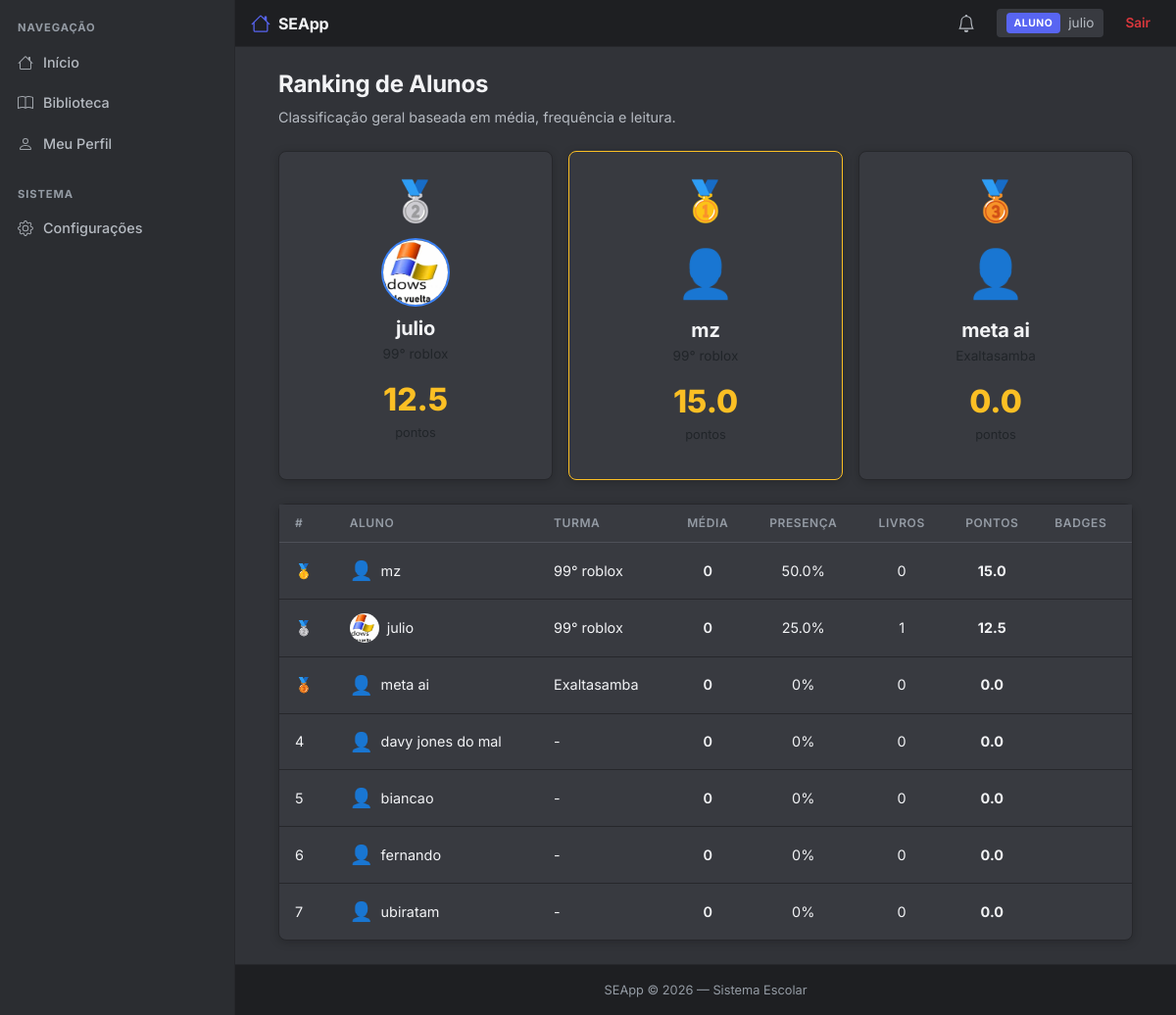
The page /ranking (signed in) on the database its author committed.
### app/models/usuario.py (models this page shows, shortened)
class Usuario(db.Model):
    __tablename__ = 'usuarios'
    id = db.Column(db.Integer, primary_key=True)
    nome = db.Column(db.String(100), nullable=False)
    email = db.Column(db.String(120), unique=True, nullable=False)
    senha = db.Column(db.String(255), nullable=False)
    tipo = db.Column(db.String(20), nullable=False, default='aluno')
    foto = db.Column(db.String(200), nullable=True)
    criado_em = db.Column(db.DateTime, default=datetime.utcnow)
    @property
    def senha_criptografada(self):
        return self.senha

### app/models/aluno.py (models this page shows, shortened)
class Aluno(db.Model):
    __tablename__ = 'alunos'
    id = db.Column(db.Integer, primary_key=True)
    usuario_id = db.Column(db.Integer, db.ForeignKey('usuarios.id'), unique=True, nullable=False)
    matricula = db.Column(db.String(50), unique=True, nullable=False)
    data_nascimento = db.Column(db.Date, nullable=True)
    serie = db.Column(db.String(20), nullable=True)
    turma = db.Column(db.String(20), nullable=True)
    telefone = db.Column(db.String(20), nullable=True)
    responsaveis = db.Column(db.Text, nullable=True)  # JSON string
    notas = db.Column(db.Text, nullable=True)  # JSON string
    usuario = db.relationship('Usuario', backref='aluno_rel', uselist=False, lazy=True)

### app/routes/gamificacao.py (the view)
@gamificacao_bp.route("/ranking")
def ranking():
    if 'usuario_id' not in session:
        return redirect(url_for('auth.login'))
    alunos = Aluno.query.all()
    ranking = []
    for aluno in alunos:
        notas = json.loads(aluno.notas) if aluno.notas else []
        disciplinas = set(n["disciplina"] for n in notas)
        medias = []
        for d in disciplinas:
            notas_d = [n["nota"] for n in notas if n["disciplina"] == d]
            if len(notas_d) == 4:
                medias.append(sum(notas_d) / 4)
        media_geral = round(sum(medias) / len(medias), 2) if medias else 0
        freq = Frequencia.query.filter_by(aluno_id=aluno.id).all()
        total = len(freq)
        presentes = len([f for f in freq if f.status == "presente"])
        percentual_presenca = round((presentes / total) * 100, 1) if total > 0 else 0
        livros_emprestados = Livro.query.filter(
            Livro.emprestado_para.isnot(None),
            db.func.lower(Livro.emprestado_para) == aluno.usuario.nome.lower() if aluno.usuario else False
        ).count() if aluno.usuario else 0
        pontos = 0
        if media_geral > 0:
            pontos += (media_geral / 10) * 50
        pontos += (percentual_presenca / 100) * 30
        pontos += min(livros_emprestados * 5, 20)
        pontos = round(pontos, 1)
        badges = []
        if media_geral >= 9:
            badges.append({"emoji": "🏆", "nome": "Excelência Acadêmica"})
        if percentual_presenca >= 95:
            badges.append({"emoji": "🎯", "nome": "Presença Perfeita"})
        if livros_emprestados >= 5:
            badges.append({"emoji": "📚", "nome": "Leitor Dedicado"})
        if media_geral >= 7 and percentual_presenca >= 85:
            badges.append({"emoji": "⭐", "nome": "Aluno Destaque"})
        ranking.append({
            "id": aluno.id,
            "nome": aluno.usuario.nome if aluno.usuario else "Sem nome",
            "turma": aluno.turma,
            "foto": aluno.usuario.foto if aluno.usuario else None,
            "media": media_geral,
            "presenca": percentual_presenca,
            "livros": livros_emprestados,
            "pontos": pontos,
            "badges": badges
        })
    ranking = sorted(ranking, key=lambda x: x["pontos"], reverse=True)
    for i, r in enumerate(ranking, 1):
        r["posicao"] = i
    posicao_aluno = None
    if is_aluno():
        usuario_id = session.get('usuario_id')
        aluno_logado = Aluno.query.filter_by(usuario_id=usuario_id).first()
        if aluno_logado:
            for r in ranking:
                if r["id"] == aluno_logado.id:
                    posicao_aluno = r["posicao"]
                    break
    return render_template("gamificacao/ranking.html", ranking=ranking, posicao_aluno=posicao_aluno)

### app/routes/gamificacao.py (called while the page is built)
def is_aluno():
    return session.get("tipo") == "aluno"

### templates/gamificacao/ranking.html (shortened to what this page needs)
{% extends 'base.html' %}
{% block content %}
<div class="container">
    <div class="mb-4">
        <h1>Ranking de Alunos</h1>
        <p class="text-secondary mb-0" style="font-size: 0.9rem;">Classificação geral baseada em média, frequência e leitura.</p>
    </div>
    {% if ranking|length >= 3 %}
    <div class="row g-3 mb-4 justify-content-center">
        {% for pos in [2, 1, 3] %}
        {% set aluno = ranking[pos - 1] %}
        <div class="col-md-4">
            <div class="card text-center h-100" style="{% if pos == 1 %}border-color: #FBBF24 !important;{% endif %}">
                <div class="card-body">
                    <div style="font-size: 2.5rem; margin-bottom: 8px;">
                        {% if pos == 1 %}🥇{% elif pos == 2 %}🥈{% else %}🥉{% endif %}
                    </div>
                    {% if aluno.foto %}
                    <img src="{{ url_for('static', filename=aluno.foto) }}" style="width: 70px; height: 70px; object-fit: cover; border-radius: 50%; border: 2px solid #3B82F6; margin-bottom: 10px;">
                    {% else %}
                    <div style="font-size: 3rem; color: #6B7280; margin-bottom: 10px;">👤</div>
                    {% endif %}
                    <h5 style="margin-bottom: 4px;">{{ aluno.nome }}</h5>
                    <p style="color: var(--text-muted); font-size: 0.85rem; margin-bottom: 12px;">{{ aluno.turma or 'Sem turma' }}</p>
                    <div style="font-size: 2rem; font-weight: 800; color: #FBBF24;">{{ aluno.pontos }}</div>
                    <div style="color: var(--text-dim); font-size: 0.8rem;">pontos</div>
                </div>
            </div>
        </div>
        {% endfor %}
    </div>
    {% endif %}
    <div class="card">
        <div class="card-body p-0">
            <table class="table table-hover mb-0">
                <thead>
                    <tr>
                        <th>#</th>
                        <th>Aluno</th>
                        <th>Turma</th>
                        <th style="text-align: center;">Média</th>
                        <th style="text-align: center;">Presença</th>
                        <th style="text-align: center;">Livros</th>
                        <th style="text-align: center;">Pontos</th>
                        <th>Badges</th>
                    </tr>
                </thead>
                <tbody>
                    {% for aluno in ranking %}
                    <tr>
                        <td>
                            {% if aluno.posicao == 1 %}🥇
                            {% elif aluno.posicao == 2 %}🥈
                            {% elif aluno.posicao == 3 %}🥉
                            {% else %}{{ aluno.posicao }}
                            {% endif %}
                        </td>
                        <td>
                            <div class="d-flex align-items-center gap-2">
                                {% if aluno.foto %}
                                <img src="{{ url_for('static', filename=aluno.foto) }}" style="width: 30px; height: 30px; object-fit: cover; border-radius: 50%;">
                                {% else %}
                                <span style="font-size: 1.2rem;">👤</span>
                                {% endif %}
                                {{ aluno.nome }}
                            </div>
                        </td>
                        <td>{{ aluno.turma or '-' }}</td>
                        <td style="text-align: center; color: #60A5FA; font-weight: 600;">{{ aluno.media }}</td>
                        <td style="text-align: center; color: #34D399;">{{ aluno.presenca }}%</td>
                        <td style="text-align: center; color: #FBBF24;">{{ aluno.livros }}</td>
                        <td style="text-align: center; color: #FACC15; font-weight: 700;">{{ aluno.pontos }}</td>
                        <td>
                        </td>
                    </tr>
                    {% endfor %}
                </tbody>
            </table>
        </div>
    </div>
</div>
{% endblock %}

### templates/components/topbar.html (shortened to what this page needs)
<header class="topbar">
    <a class="topbar-brand" href="{{ url_for('dashboard.index') }}">
        SEApp
    </a>
    <div class="topbar-right">
        <a href="{{ url_for('notificacoes.listar') }}" id="sinoNotificacoes" style="position: relative; display: flex; align-items: center; padding: 6px 10px; border-radius: 4px; color: var(--text-2);" onmouseover="this.style.background='var(--surface)'" onmouseout="this.style.background='transparent'">
        </a>
        <div class="topbar-user">
            <span class="topbar-badge {% if session.get('tipo') in ['admin','diretor'] %}badge-admin{% else %}badge-aluno{% endif %}">
                {{ session.get("tipo", "").upper() }}
            </span>
            <span>{{ session["usuario"] }}</span>
        </div>
        <a href="{{ url_for('auth.logout') }}" class="topbar-logout">Sair</a>
    </div>
</header>

### static/css/style.css (style rules this page uses)
:root { --bg: #313338; --bg-sidebar: #2B2D31; --bg-nav: #1E1F22; --surface: #383A40; --surface-hover: #404248; --border: #26272B; --border-2: #4E5058; --text: #F2F3F5; --text-2: #B5BAC1; --text-3: #949BA4; --primary: #5865F2; --primary-hover: #4752C4; --success: #23A55A; --success-hover: #1E8F4C; --danger: #DA373C; --danger-hover: #A12828; --warning: #F0B232; --warning-hover: #D89E2A; --radius: 8px; --radius-sm: 4px; --shadow: 0 2px 10px rgba(0,0,0,0.2); --shadow-lg: 0 8px 24px rgba(0,0,0,0.4); }
* { margin: 0; padding: 0; box-sizing: border-box; }
html, body { height: 100%; background: var(--bg); }
body { background: var(--bg); color: var(--text); font-family: "Inter", -apple-system, BlinkMacSystemFont, "Segoe UI", Roboto, sans-serif; font-size: 15px; line-height: 1.5; min-height: 100vh; display: flex; flex-direction: column; -webkit-font-smoothing: antialiased; }
.topbar { background: var(--bg-nav); border-bottom: 1px solid var(--border); padding: 8px 16px; display: flex; align-items: center; justify-content: space-between; flex-shrink: 0; height: 48px; }
.topbar-brand { font-size: 1rem; font-weight: 700; color: var(--text); letter-spacing: -0.01em; display: flex; align-items: center; gap: 8px; }
.topbar-right { display: flex; align-items: center; gap: 12px; }
.topbar-user { display: flex; align-items: center; gap: 8px; padding: 4px 10px; border-radius: var(--radius-sm); background: var(--surface); font-size: 0.85rem; color: var(--text-2); }
.topbar-badge { font-size: 0.65rem; font-weight: 700; padding: 3px 8px; border-radius: 4px; letter-spacing: 0.05em; }
.badge-aluno { background: var(--primary); color: white; }
.topbar-logout { color: var(--danger); font-size: 0.85rem; font-weight: 600; padding: 4px 10px; border-radius: var(--radius-sm); transition: background 0.1s; }
h1, h2, h3, h4, h5, h6 { color: var(--text); font-weight: 700; letter-spacing: -0.01em; }
h1 { font-size: 1.5rem; }
p { color: var(--text-2); }
a { text-decoration: none; color: var(--primary); transition: color 0.15s; }
.card { background: var(--surface); border: 1px solid var(--border); border-radius: var(--radius); box-shadow: var(--shadow); }
.card-body { padding: 20px; }
.table { color: var(--text) !important; --bs-table-bg: transparent; --bs-table-border-color: var(--border); margin-bottom: 0; border-collapse: separate; border-spacing: 0; }
.table thead th { background: var(--surface) !important; color: var(--text-3) !important; font-size: 0.75rem; font-weight: 600; text-transform: uppercase; letter-spacing: 0.05em; border-bottom: 1px solid var(--border-2) !important; border-top: none !important; padding: 10px 16px; text-align: left; }
.table tbody td { background: transparent !important; color: var(--text) !important; border-bottom: 1px solid var(--border) !important; padding: 14px 16px; font-size: 0.9rem; vertical-align: middle; }
.table tbody tr:last-child td { border-bottom: none !important; }
.text-secondary, .text-muted { color: var(--text-2) !important; }
.row.g-3 { --bs-gutter-x: 1rem; --bs-gutter-y: 1rem; }
a, button { -webkit-tap-highlight-color: transparent; }

### rows shown on the page
Usuario: usuario "julio", foto (picture), nome "julio", nome "julio"
Aluno: turma "99° roblox", turma "99° roblox"
Usuario: nome "mz", nome "mz"
Aluno: turma "99° roblox", turma "99° roblox"
Usuario: nome "meta ai", nome "meta ai"
Aluno: turma "Exaltasamba", turma "Exaltasamba"
Usuario: posicao "4", nome "davy jones do mal", turma "-", media "0", presenca "0", livros "0", pontos "0.0"
Usuario: posicao "5", nome "biancao", turma "-", media "0", presenca "0", livros "0", pontos "0.0"
Usuario: posicao "6", nome "fernando", turma "-", media "0", presenca "0", livros "0", pontos "0.0"
Usuario: posicao "7", nome "ubiratam", turma "-", media "0", presenca "0", livros "0", pontos "0.0"

### other values the page prints
{{ session.get("tipo", "").upper() }} "ALUNO"
{{ aluno.pontos }} "12.5" "15.0" "0.0"
{{ aluno.media }} "0" "0" "0"
{{ aluno.presenca }} "50.0" "25.0" "0"
{{ aluno.livros }} "0" "1" "0"
{{ aluno.pontos }} "15.0" "12.5" "0.0"
